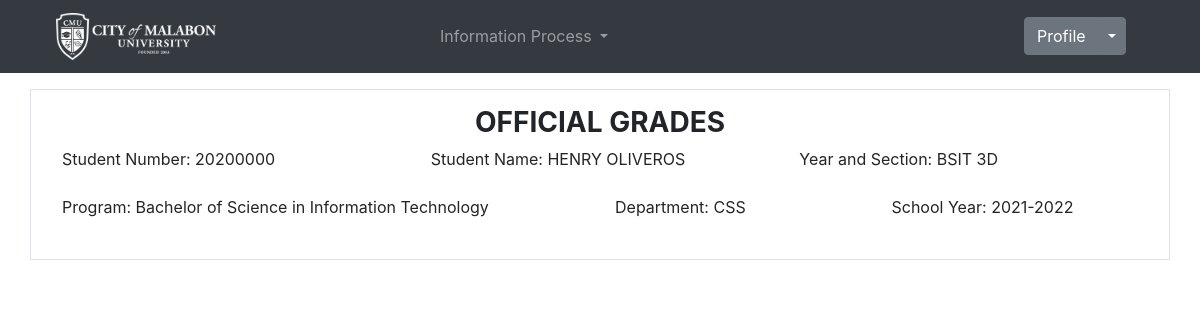
The app's page /student/grades.php (signed in) with its own data.
### tables this page shows
CREATE TABLE `tblstd` (
  `StdID` int(11) NOT NULL,
  `StdUser` varchar(255) NOT NULL,
  `StdPass` varchar(255) NOT NULL,
  `StdEmail` varchar(255) NOT NULL,
  `StdReg` int(2) NOT NULL COMMENT '0 = Registered User\r\n1 = Official Student'
);

CREATE TABLE `tblstdinfo` (
  `StdID` int(11) NOT NULL,
  `StdFName` varchar(255) NOT NULL,
  `StdMName` varchar(255) NOT NULL,
  `StdLName` varchar(255) NOT NULL,
  `StdBday` date NOT NULL,
  `StdSex` varchar(255) NOT NULL,
  `StdStatus` varchar(255) NOT NULL,
  `StdHNo` varchar(255) NOT NULL,
  `StdStreet` varchar(255) NOT NULL,
  `StdBarangay` varchar(255) NOT NULL,
  `StdCity` varchar(255) NOT NULL,
  `StdZip` varchar(255) NOT NULL
);

CREATE TABLE `tblacadinfo` (
  `StdAcadID` int(11) NOT NULL,
  `StdID` int(11) NOT NULL,
  `StdSec` varchar(255) NOT NULL,
  `StdYear` varchar(255) NOT NULL,
  `StdSem` varchar(255) NOT NULL,
  `StdAY` varchar(255) NOT NULL,
  `StdCourse` varchar(255) NOT NULL,
  `StdDept` varchar(255) NOT NULL
);

### student/grades.php (the view, shortened to what this page needs)
<?php
include_once "navbar.php";
?>
<!DOCTYPE html>
<html>
<head>
</head>
<body>
  <div class="container p-3 my-3 border">
    <h3 style="text-align:center; font-weight: bold;">OFFICIAL GRADES</h3>
    <?php
    $StudentID = $_SESSION['StudentID'];
    $infoquery = mysqli_query($db, "SELECT * FROM tblstd, tblstdinfo, tblacadinfo WHERE tblstd.StdID = $StudentID AND tblstdinfo.StdID = $StudentID AND tblacadinfo.StdID = $StudentID");
    $info = mysqli_fetch_assoc($infoquery);
    ?>
    <div class="container">
      <div class="row">
        <div class="col">Student Number: <?php echo $info['StdUser'];?></div>
        <div class="col">Student Name: <?php echo $info['StdFName'] . ' ' . $info['StdLName'];?> </div>
        <div class="col">Year and Section: <?php echo $info['StdSec'];?> </div>
      </div><br>
      <div class="row">
        <div class="col-6">Program: <?php echo $info['StdCourse'];?> </div>
        <div class="col-3">Department: <?php echo $info['StdDept'];?> </div>
        <div class="col-3"> School Year: <?php echo $info['StdAY'] ?> </div>
      </div><br>
    </div>
  </body>
  </html>

### records on screen
tblstd: StdUser "20200000", tblstdinfo.StdFName "HENRY", tblstdinfo.StdLName "OLIVEROS", tblacadinfo.StdSec "BSIT 3D", tblacadinfo.StdCourse "Bachelor of Science in Information Technology", tblacadinfo.StdDept "CSS", tblacadinfo.StdAY "2021-2022"
